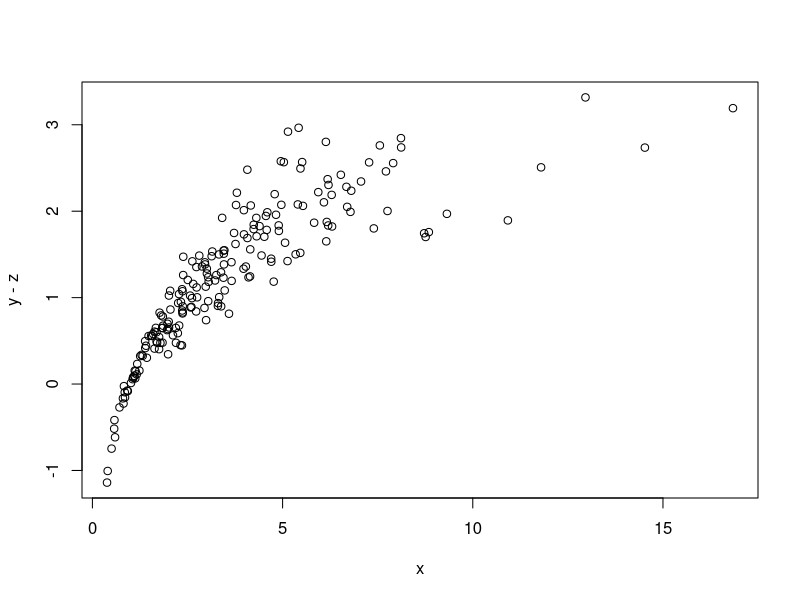

Write R code to recreate this figure. (Note: this script raises an error after producing the figure.)
library(quantreg)


### Name: rqss.object
### Title: RQSS Objects and Summarization Thereof
### Aliases: rqss.object logLik.rqss AIC.rqss fitted.rqss resid.rqss
###   print.rqss
### Keywords: regression smooth robust

### ** Examples

require(MatrixModels)
n <- 200
x <- sort(rchisq(n,4))
z <- x + rnorm(n)
y <- log(x)+ .1*(log(x))^2 + log(x)*rnorm(n)/4 + z
plot(x, y-z)
f.N  <- rqss(y ~ qss(x, constraint= "N") + z)
f.I  <- rqss(y ~ qss(x, constraint= "I") + z)
f.CI <- rqss(y ~ qss(x, constraint= "CI") + z)

lines(x[-1], f.N $coef[1] + f.N $coef[-(1:2)])
lines(x[-1], f.I $coef[1] + f.I $coef[-(1:2)], col="blue")
lines(x[-1], f.CI$coef[1] + f.CI$coef[-(1:2)], col="red")

## A bivariate example
data(CobarOre)
fCO <- rqss(z ~ qss(cbind(x,y), lambda= .08), data=CobarOre)
plot(fCO)
